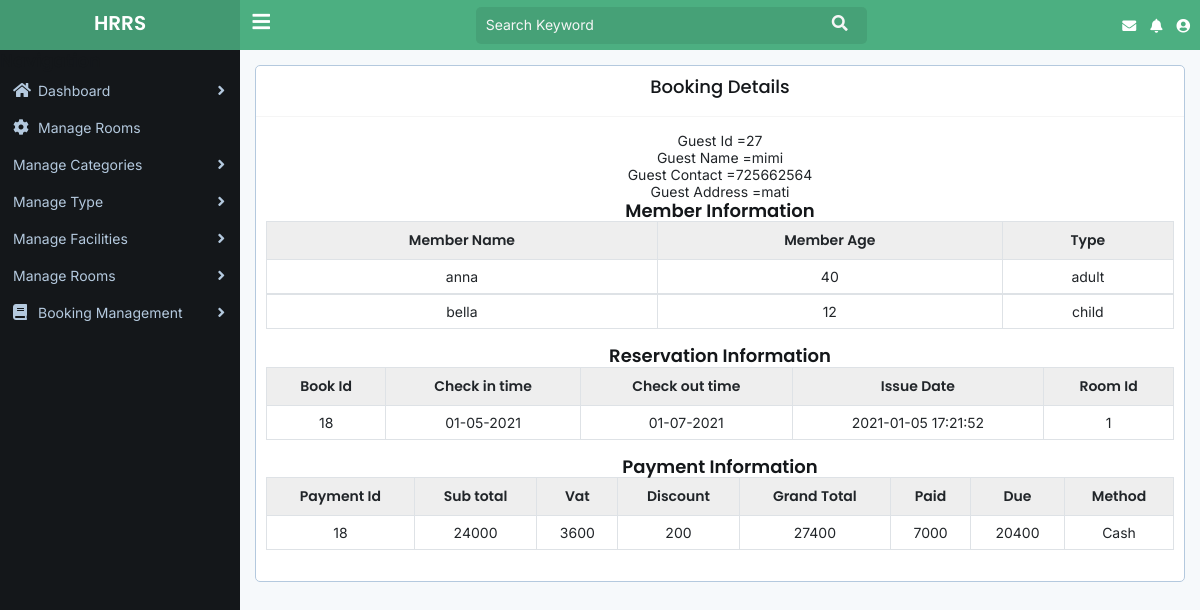
/bookdetails.php (signed in), run on the app's committed database.
### tables this page shows
CREATE TABLE `tb_guests` (
  `guest_id` int(11) NOT NULL,
  `user_id` int(11) DEFAULT NULL,
  `adult` int(11) DEFAULT NULL,
  `child` int(11) DEFAULT NULL,
  `guests_name` varchar(255) DEFAULT NULL,
  `guests_phone` varchar(255) DEFAULT NULL,
  `guests_address` varchar(255) DEFAULT NULL,
  `created_at` datetime DEFAULT current_timestamp()
);

CREATE TABLE `members` (
  `member_id` int(11) NOT NULL,
  `guest_id` int(11) NOT NULL,
  `member_name` varchar(255) NOT NULL,
  `member_age` int(11) NOT NULL,
  `type` varchar(50) DEFAULT NULL
);

CREATE TABLE `booking` (
  `book_id` int(11) NOT NULL,
  `admin_id` int(11) DEFAULT NULL,
  `user_id` int(11) DEFAULT NULL,
  `guest_id` int(11) NOT NULL,
  `check_in_time` varchar(255) NOT NULL,
  `check_out_time` varchar(255) NOT NULL,
  `status` int(11) DEFAULT 1,
  `sub_total` varchar(255) NOT NULL,
  `vat` varchar(50) NOT NULL,
  `discount` varchar(50) NOT NULL,
  `grand_total` varchar(255) NOT NULL,
  `issue_date` datetime DEFAULT current_timestamp()
);

CREATE TABLE `booking_room` (
  `booking_room_id` int(11) NOT NULL,
  `book_id` int(11) NOT NULL,
  `room_id` int(11) NOT NULL
);

CREATE TABLE `payment` (
  `payment_id` int(11) NOT NULL,
  `book_id` int(11) NOT NULL,
  `paid` varchar(50) NOT NULL,
  `due` varchar(50) NOT NULL,
  `method` varchar(50) NOT NULL,
  `created_at` datetime DEFAULT current_timestamp()
);

### bookdetails.php (the view, shortened to what this page needs)
<?php include 'header.php';
include 'sidebar.php' ?>
			<div class="main-content-area">
				<div class="content">
					<div class="container-fluid">
						<div class="row">
							<div class="col-lg-12">
								<div class="box text-center">
									<div class="box-header with-border">
										<h4 class="box-title">Booking Details</h4>
									</div>
									<div class="box-body">
											<?php
                    $sql="SELECT * FROM tb_guests  ORDER BY `guest_id` DESC LIMIT 1";
                    $run=$conn->query($sql);
                    if($run->num_rows > 0){
                        while ($result=$run->fetch_assoc()) {?>
                        <div><p>Guest Id =<?php echo $result['guest_id']?></p></div>
                        <div><p>Guest Name =<?php echo $result['guests_name']?></p></div>
                        <div><p>Guest Contact =<?php echo $result['guests_phone']?></p></div>
                        <div><p>Guest Address =<?php echo $result['guests_address']?></p></div>
                        <h4>Member Information</h4>
                        <table class="table table-bordered table-hover">
											<thead>
												<tr>
													<th>Member Name</th>
													<th>Member Age</th>
													<th>Type</th>
												</tr>
											</thead>
											<?php
                        $guest_id= $result['guest_id'];
                    $sql="SELECT * FROM members  WHERE $guest_id=`guest_id`";
                    $run=$conn->query($sql);
                    if($run->num_rows > 0){
                        while ($result=$run->fetch_assoc()) {?>
                        <tbody>
                        <tr>
                            <td><?php echo $result['member_name']?></td>
                            <td><?php echo $result['member_age']?></td>
                            <td><?php echo $result['type']?></td>
                        </tr>
                        </tbody>
                        <?php
                        }
                    }
                    ?>
                    </table>
                        <h4>Reservation Information</h4>
                        <table class="table table-bordered table-hover">
											<thead>
												<tr>
													<th>Book Id</th>
													<th>Check in time</th>
													<th>Check out time</th>
													<th>Issue Date</th>
													<th>Room Id</th>
												</tr>
											</thead>
											<?php
                    $sql="SELECT * FROM booking  WHERE $guest_id=`guest_id`";
                    $run=$conn->query($sql);
                    if($run->num_rows > 0){
                        while ($result=$run->fetch_assoc()) {?>
                        <tbody>
                        <tr>
                            <td><?php echo $result['book_id']?></td>
                            <td><?php echo $result['check_in_time']?></td>
                            <td><?php echo $result['check_out_time']?></td>
                            <td><?php echo $result['issue_date']?></td>
                            <td>
                            <?php
                                            $book_id= $result['book_id'];
                                            $sql="SELECT * FROM booking_room  WHERE $book_id=book_id ";
                                            $run=$conn->query($sql);
                                            if($run->num_rows > 0){
                                                while ($result=$run->fetch_assoc()) {
                                                    $roomid[]=  json_decode($result['room_id']);
                                                    echo implode(', ', $roomid);
                        }
                    }?></td>
                        </tr>
                        </tbody>
                        <?php
                        }
                    }
                    ?>
                    </table>
                        <h4>Payment Information</h4>
                        <table class="table table-bordered table-hover">
											<thead>
												<tr>
													<th>Payment Id</th>
													<th>Sub total</th>
													<th>Vat</th>
													<th>Discount</th>
													<th>Grand Total</th>
													<th>Paid</th>
													<th>Due</th>
													<th>Method</th>
												</tr>
											</thead>
											<?php
                    $sql="SELECT * FROM booking  WHERE $guest_id=`guest_id`";
                    $run=$conn->query($sql);
                    if($run->num_rows > 0){
                        while ($result=$run->fetch_assoc()) {?>
                        <tbody>
                        <tr>
                            <td><?php echo $result['book_id']?></td>
                            <td><?php echo $result['sub_total']?></td>
                            <td><?php echo $result['vat']?></td>
                            <td><?php echo $result['discount']?></td>
                            <td><?php echo $result['grand_total']?></td>
                            <?php
                                  $book_id= $result['book_id'];
                                            $sql="SELECT * FROM payment  WHERE $book_id=`book_id`";
                                            $run=$conn->query($sql);
                                            if($run->num_rows > 0){
                                                while ($result=$run->fetch_assoc()) {?>
                            <td><?php echo $result['paid']?></td>
                            <td><?php echo $result['due']?></td>
                            <td><?php echo $result['method']?></td>
                            <?php
                        }
                    }?>
                        </tr>
                        </tbody>
                        <?php
                        }
                    }
                    ?>
                    </table>
<?php
                        }
                    }
                    ?>
									</div>
								</div>
							</div>
						</div>
					</div>
				</div>
			</div>
<?php include 'footer.php'?>

### header.php (shortened to what this page needs)
<!DOCTYPE html>
<html lang="en">
<head>
	<link rel="stylesheet" href="https://cdnjs.cloudflare.com/ajax/libs/bootstrap-datepicker/1.9.0/css/bootstrap-datepicker.min.css">
    <link rel="stylesheet" href="assets/plugins/bootstrap-4.3.1/css/bootstrap.min.css">
    <link rel="stylesheet" href="assets/plugins/font-awesome/css/all.min.css">
    <link rel="stylesheet" href="assets/css/style.css">
    <link rel="stylesheet" href="assets/css/custom.css">
</head>
<body>
	<div class="page-wrapper">
		<header class="header-area">
			<div class="header-logo">
				<a href="">
					<h3>HRRS</h3>
				</a>
				<div class="nav-bar">
					<i class="fas fa-bars"></i>
				</div>
			</div>
			<div class="header-form">
				<form action="#" method="get" class="search_form">
					<input type="text" name="search_keyword" placeholder="Search Keyword" class="custom-search-control">
					<label class="search-icon"><i class="fas fa-search"></i></label>
				</form>
			</div>
			<div class="header-nav">
				<ul>
					<li><a href=""><i class="fas fa-envelope"></i></a></li>
					<li><a href=""><i class="fas fa-bell"></i></a></li>
					<li><a href=""><i class="fas fa-user-circle"></i></a></li>
				</ul>
			</div>
		</header>

### sidebar.php (shortened to what this page needs)
<section class="page-content-area">
			<div class="sidebar-menu-area">
				<nav>
					<h4 class="nav-title">Navigation</h4>
					<ul class="sidebar-menu" data-widget="tree">
						<li class="treeview">
							<a href="javascript:void(0)">
								<i class="fas fa-home"></i>
								<span>Dashboard</span>
								<i class="fa fa-angle-right"></i>
							</a>
						</li>
						<li class="treeview">
							<a href="javascript:void(0)"><i class="fas fa-cog"></i> <span>Manage Rooms</span></a>
							<ul >
								<li class="treeview">
                                    <a href="javascript:void(0)"><span>Manage Categories</span> <i class="fa fa-angle-right"></i></a>
                                </li>
								<li class="treeview">
                                    <a href="javascript:void(0)"><span>Manage Type</span> <i class="fa fa-angle-right"></i></a>
                                </li>
                                <li class="treeview">
                                    <a href="javascript:void(0)"><span>Manage Facilities</span> <i class="fa fa-angle-right"></i></a>
                                </li>
                                <li class="treeview">
                                    <a href="javascript:void(0)"><span>Manage Rooms</span> <i class="fa fa-angle-right"></i></a>
                                </li>
							</ul>
						</li>
                        <li class="treeview">
							<a href="javascript:void(0)">
								<i class="fas fa-book"></i>
								<span>Booking Management</span>
								<i class="fa fa-angle-right"></i>
							</a>
						</li>
					</ul>
				</nav>
			</div>

### footer.php (shortened to what this page needs)
		</section>
	</div>
</body>
</html>

### assets/css/style.css (style rules this page uses)
* { margin: 0px; padding: 0px; box-sizing: border-box; outline: none; }
html, body { width: 100%; height: 100%; }
body { font-family: "Inter", sans-serif; font-size: 14px; line-height: normal; background: #f6f9fb; }
p, ul, ol { margin: 0; padding: 0; }
h1, h2, h3, h4, h5, h6 { font-family: "Poppins", sans-serif; font-weight: 600; margin: 0; padding: 0; color: #14171a; }
h3 { font-size: 20px; }
h4 { font-size: 18px; }
.page-wrapper { width: 100%; height: 100%; box-sizing: border-box; position: relative; }
.header-area { background: #4caf81; color: #ffffff; display: flex; flex-direction: row; flex-wrap: nowrap; justify-content: space-between; height: 50px; position: fixed; top: 0; left: 0; width: 100%; z-index: 999; }
.header-logo { min-width: 240px; max-width: 240px; text-align: center; background: #14171a24; padding: 6px 0px; position: relative; transition: 300ms linear; }
.header-logo a { text-decoration: none; }
.header-logo a h3 { color: #FFF; font-weight: 600; margin: 0; padding: 0; font-size: 20px; padding: 5px; }
.nav-bar { position: absolute; left: auto; right: -30px; top: 10px; font-size: 20px; cursor: pointer; }
.header-nav { padding: 0px 10px; display: flex; flex-direction: row; align-items: center; }
.header-nav ul { list-style: none; text-align: right; margin: 0; padding: 0; }
.header-nav ul li { display: inline-block; padding-left: 10px; }
.header-nav ul li a { color: #FFF; }
.header-form { display: flex; align-items: center; }
.search_form { background: #00000014; width: 391px; padding: 3px 10px; border-radius: 5px; display: flex; flex-direction: row; flex-wrap: nowrap; justify-content: space-between; }
.search_form .custom-search-control { background: none; border: none; width: calc(100% - 50px); height: 30px; outline: none; color: #FFF; }
.search_form .custom-search-control::placeholder { color: #f6f6f6; }
.search-icon { padding-top: 3px; width: 25px; font-size: 16px; color: #F6F6F6; }
.page-content-area { position: relative; display: flex; flex-direction: row; flex-wrap: nowrap; justify-content: left; width: 100%; min-height: calc(100% - 50px); top: 50px; overflow: hidden; }
.main-content-area { width: calc(100% - 240px); margin-left: 240px; transition: 300ms linear; padding: 15px 0px; }
.sidebar-menu-area { min-width: 240px; max-width: 240px; background: #14171a; position: fixed; left: 0; top: 0px; padding-top: 50px; height: 100%; overflow-y: auto; transition: 300ms linear; }
.sidebar-menu li { position: relative; z-index: 1; }
.sidebar-menu li a { position: relative; z-index: 1; display: flex; align-items: center; width: 100%; padding: 10px; color: #b4c9de; font-weight: 400; text-transform: capitalize; border-left: 3px solid transparent; text-decoration: none; }
.sidebar-menu li a i { flex: 0 0 25px; max-width: 25px; width: 25px; font-size: 16px; }
.sidebar-menu li a span { transition-duration: 300ms; flex: 0 0 calc(100% - 30px); max-width: calc(100% - 30px); width: calc(100% - 30px); }
.sidebar-menu li a .fa-angle-right { transition-duration: 300ms; font-size: 15px; position: absolute; right: 15px; width: auto; z-index: auto; }
.box { background: #ffffff; border: 1px solid #b4c9de; border-radius: 5px; margin-bottom: 30px; }
.box .box-header { padding: 10px 10px 15px 10px; }
.box .box-header.with-border { border-bottom: 1px solid #f5f5f5; }
.box .box-header .box-title { padding-bottom: 3px; font-weight: 500; }
.box .box-body { padding: 15px 10px; }
.table tr th { font-family: "Poppins", sans-serif; font-weight: 600; padding: 8px 10px; border-bottom-width: 1px; }
.table tr td { font-size: 14px; padding: 8px 10px; }
.table.table-bordered thead { background: #eeeeee; }
.table.table-hover tr td { cursor: pointer; }

### data on the page
tb_guests: guest_id "27", guests_name "mimi", guests_phone "725662564", guests_address "mati"
members: member_name "anna", member_age "40", type "adult"
members: member_name "bella", member_age "12", type "child"
booking: book_id "18", check_in_time "01-05-2021", check_out_time "01-07-2021", issue_date "2021-01-05 17:21:52", sub_total "24000", vat "3600", discount "200", grand_total "27400"
booking_room: roomid "1"
payment: paid "7000", due "20400", method "Cash"
